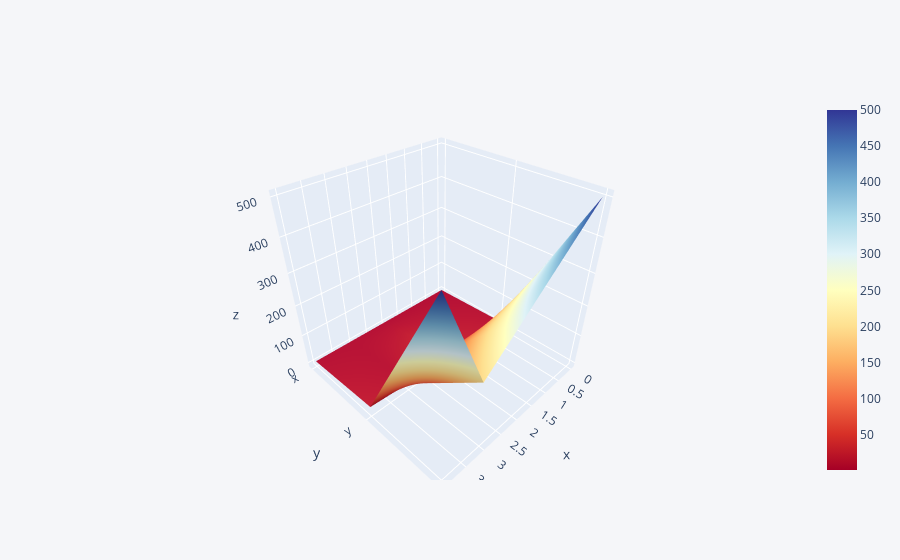

Source (notebook cell):
### Code cell
df3.iplot(kind='surface',colorscale='rdylbu')

### Figure 1 — Plotly figure (JSON) as saved in the notebook; plotly's stock layout.template omitted (floating-point values rounded to 4 significant figures)
{"data": [{"colorscale": [[0, "rgb(165,0,38)"], [0.1, "rgb(215,48,39)"], [0.2, "rgb(244,109,67)"], [0.3, "rgb(253,174,97)"], [0.4, "rgb(254,224,144)"], [0.5, "rgb(255,255,191)"], [0.6, "rgb(224,243,248)"], [0.7, "rgb(171,217,233)"], [0.8, "rgb(116,173,209)"], [0.9, "rgb(69,117,180)"], [1, "rgb(49,54,149)"]], "type": "surface", "x": [0, 1, 2, 3, 4], "y": ["x", "y", "z"], "z": [[1, 2, 3, 4, 5], [10, 20, 40, 10, 20], [500, 400, 300, 200, 500]]}], "layout": {"legend": {"bgcolor": "#F5F6F9", "font": {"color": "#4D5663"}}, "paper_bgcolor": "#F5F6F9", "plot_bgcolor": "#F5F6F9", "title": {"font": {"color": "#4D5663"}}, "xaxis": {"gridcolor": "#E1E5ED", "showgrid": true, "tickfont": {"color": "#4D5663"}, "title": {"font": {"color": "#4D5663"}, "text": ""}, "zerolinecolor": "#E1E5ED"}, "yaxis": {"gridcolor": "#E1E5ED", "showgrid": true, "tickfont": {"color": "#4D5663"}, "title": {"font": {"color": "#4D5663"}, "text": ""}, "zerolinecolor": "#E1E5ED"}}}
